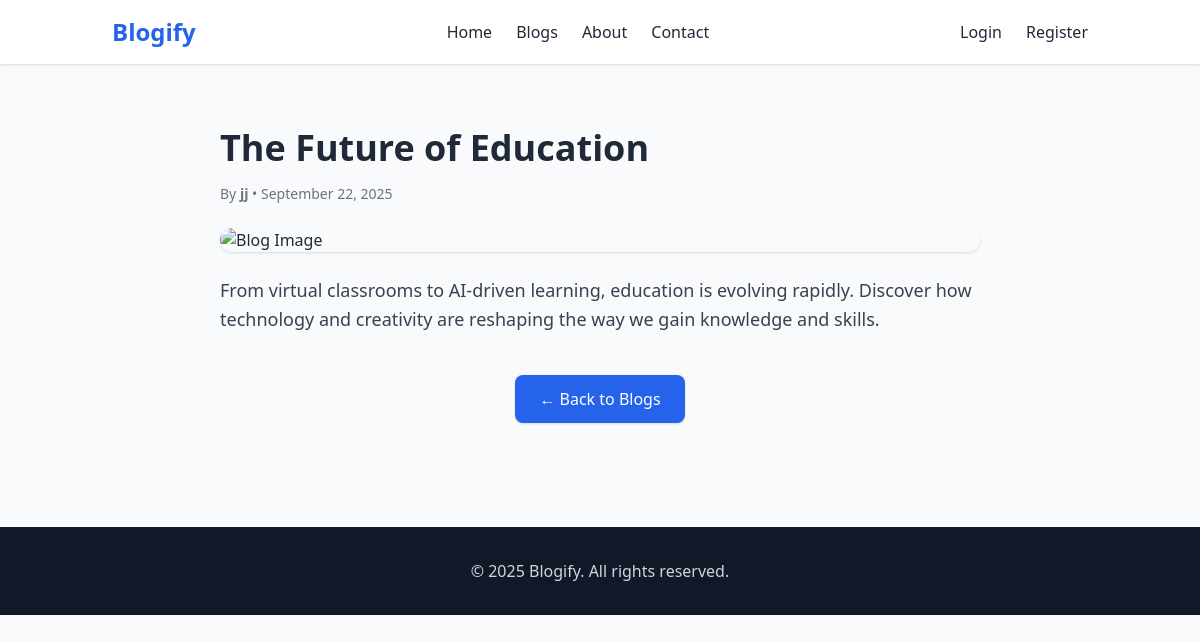
Page /single-blog.php?id=10 on the committed database.
### tables this page shows
CREATE TABLE `posts` (
  `id` int(11) NOT NULL,
  `user_id` int(11) NOT NULL,
  `title` varchar(255) NOT NULL,
  `content` text NOT NULL,
  `image` varchar(255) DEFAULT NULL,
  `created_at` timestamp NOT NULL DEFAULT current_timestamp(),
  `updated_at` timestamp NOT NULL DEFAULT current_timestamp() ON UPDATE current_timestamp()
);

CREATE TABLE `users` (
  `id` int(11) NOT NULL,
  `username` varchar(50) NOT NULL,
  `email` varchar(100) NOT NULL,
  `password` varchar(255) NOT NULL,
  `created_at` timestamp NOT NULL DEFAULT current_timestamp(),
  `role` enum('admin','editor','author','reader') NOT NULL DEFAULT 'reader'
);

### single-blog.php (the view, shortened to what this page needs)
<?php
require "config/db.php";
$post = null;
if (isset($_GET['id'])) {
  $stmt = $conn->prepare("
    SELECT posts.*, users.username
    FROM posts
    JOIN users ON posts.user_id = users.id
    WHERE posts.id = ?
  ");
  $stmt->execute([$_GET['id']]);
  $post = $stmt->fetch(PDO::FETCH_ASSOC);
}
?>
<!DOCTYPE html>
<html lang="en">
<head>
  <script src="https://cdn.tailwindcss.com"></script>
</head>
<body class="bg-gray-50 text-gray-800">
  <header class="bg-white shadow">
    <div class="container mx-auto flex items-center justify-between py-4 px-6">
      <a href="index.php" class="text-2xl font-bold text-blue-600">Blogify</a>
      <nav class="hidden md:flex space-x-6 mx-auto">
        <a href="index.php" class="hover:text-blue-600">Home</a>
        <a href="blogs.php" class="hover:text-blue-600">Blogs</a>
        <a href="about.php" class="hover:text-blue-600">About</a>
        <a href="contact.php" class="hover:text-blue-600">Contact</a>
      </nav>
      <div class="hidden md:flex space-x-6">
        <a href="login.php" class="hover:text-blue-600">Login</a>
        <a href="register.php" class="hover:text-blue-600">Register</a>
      </div>
    </div>
  </header>
  <main class="container mx-auto px-1 py-16 max-w-3xl">
    <?php if ($post): ?>
      <h1 class="text-4xl font-bold mb-4"><?= htmlspecialchars($post['title']) ?></h1>
      <p class="text-gray-500 mb-6 text-sm">
        By <span class="font-semibold"><?= htmlspecialchars($post['username']) ?></span>
        • <?= date("F j, Y", strtotime($post['created_at'])) ?>
      </p>
      <img src="<?= $post['image'] ?: 'https://source.unsplash.com/1000x500/?blog,writing' ?>"
        alt="Blog Image"
        class="rounded-2xl shadow mb-6 w-full h-auto object-cover">
      <div class="prose max-w-none text-gray-700 text-lg leading-relaxed mb-10">
        <?= nl2br(htmlspecialchars($post['content'])) ?>
      </div>
      <div class="text-center">
        <a href="blogs.php"
          class="inline-block bg-blue-600 text-white px-6 py-3 rounded-lg shadow hover:bg-blue-700 transition">
          ← Back to Blogs
        </a>
      </div>
    <?php else: ?>
      <p class="text-center text-red-500 text-xl">Blog not found!</p>
    <?php endif; ?>
  </main>
  <footer class="bg-gray-900 text-gray-300 py-8 mt-10">
    <div class="container mx-auto text-center">
      <p>&copy; <?= date("Y"); ?> Blogify. All rights reserved.</p>
    </div>
  </footer>
</body>
</html>

### rows in the picture
posts: title "The Future of Education", user.username "jj", created_at "September 22, 2025", content "From virtual classrooms to AI-driven learning, education is evolving rapidly. Discover how technology and creativity are reshaping the way we gain knowledge and skills."
